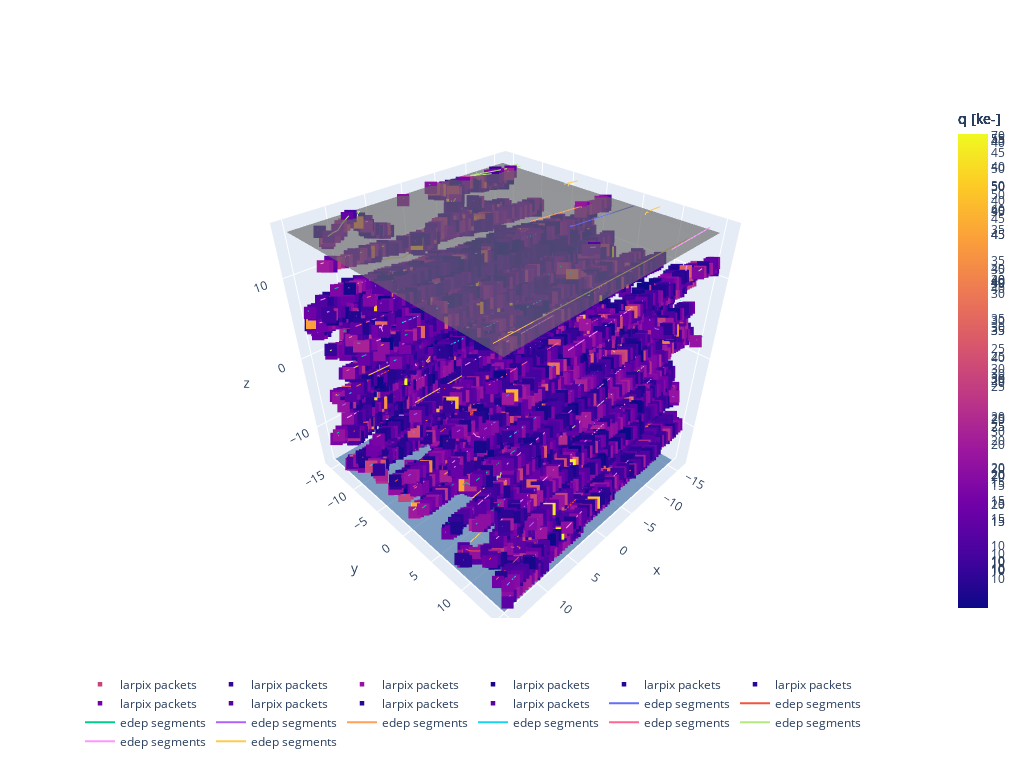

The code cell stored with this chart in its notebook:
### Code cell
fig = go.Figure()

fig.add_traces(draw_cathode_planes(
    geom_dict,
    tpc_centers,
    showscale=False,
    opacity=0.1,
    colorscale='gray',
))

fig.add_traces(draw_anode_planes(
    geom_dict,
    tpc_centers,
    showscale=False,
    opacity=0.1,
    colorscale='ice',
))

for xevent, yevent, zevent, dQevent in xyzdQevents:
    trace = go.Scatter3d(
        x=xevent, y=yevent, z=zevent,
        marker_color=dQevent,
        name='larpix packets',
        mode='markers',
        #visible='legendonly',
        marker_size=4.5,
        marker_symbol='square',
        marker_colorbar = dict(title="q [ke-]"),
        showlegend=True,
        opacity=1.
        )
    fig.add_traces(trace)

for seg_event in segevents:
    tracks = plot_tracks(seg_event, 
                     mode="lines",
                     name="edep segments",
                     #visible='legendonly'
                     )
    fig.add_traces(tracks)

fig.update_layout(
    width=1024, height=768,
    legend_orientation="h",
    scene = dict(
        zaxis = dict(range=[-16,16],),),
                     
)

fig.show()
#Make sure to click on the "Larpix packets" and "edep segments" icons on the plot so that they are visible!

### Figure 1 — Plotly figure (JSON) as saved in the notebook; plotly's stock layout.template omitted (floating-point values rounded to 4 significant figures; data arrays with more than 128 entries replaced by an {"elided": "..."} marker saying what was removed)
{"data": [{"colorscale": [[0, "rgb(0, 0, 0)"], [0.09091, "rgb(16, 16, 16)"], [0.1818, "rgb(38, 38, 38)"], [0.2727, "rgb(59, 59, 59)"], [0.3636, "rgb(81, 80, 80)"], [0.4545, "rgb(102, 101, 101)"], [0.5455, "rgb(124, 123, 122)"], [0.6364, "rgb(146, 146, 145)"], [0.7273, "rgb(171, 171, 170)"], [0.8182, "rgb(197, 197, 195)"], [0.9091, "rgb(224, 224, 223)"], [1, "rgb(254, 254, 253)"]], "opacity": 0.1, "showscale": false, "type": "surface", "x": [-15.3, 15.3], "y": [-15.3, 15.3], "z": [[15.13, 15.13], [15.13, 15.13]]}, {"colorscale": [[0, "rgb(0, 0, 0)"], [0.09091, "rgb(16, 16, 16)"], [0.1818, "rgb(38, 38, 38)"], [0.2727, "rgb(59, 59, 59)"], [0.3636, "rgb(81, 80, 80)"], [0.4545, "rgb(102, 101, 101)"], [0.5455, "rgb(124, 123, 122)"], [0.6364, "rgb(146, 146, 145)"], [0.7273, "rgb(171, 171, 170)"], [0.8182, "rgb(197, 197, 195)"], [0.9091, "rgb(224, 224, 223)"], [1, "rgb(254, 254, 253)"]], "opacity": 0.1, "showscale": false, "type": "surface", "x": [-15.3, 15.3], "y": [-15.3, 15.3], "z": [[15.13, 15.13], [15.13, 15.13]]}, {"colorscale": [[0, "rgb(0, 0, 0)"], [0.09091, "rgb(16, 16, 16)"], [0.1818, "rgb(38, 38, 38)"], [0.2727, "rgb(59, 59, 59)"], [0.3636, "rgb(81, 80, 80)"], [0.4545, "rgb(102, 101, 101)"], [0.5455, "rgb(124, 123, 122)"], [0.6364, "rgb(146, 146, 145)"], [0.7273, "rgb(171, 171, 170)"], [0.8182, "rgb(197, 197, 195)"], [0.9091, "rgb(224, 224, 223)"], [1, "rgb(254, 254, 253)"]], "opacity": 0.1, "showscale": false, "type": "surface", "x": [-15.3, 15.3], "y": [-15.3, 15.3], "z": [[15.13, 15.13], [15.13, 15.13]]}, {"colorscale": [[0, "rgb(0, 0, 0)"], [0.09091, "rgb(16, 16, 16)"], [0.1818, "rgb(38, 38, 38)"], [0.2727, "rgb(59, 59, 59)"], [0.3636, "rgb(81, 80, 80)"], [0.4545, "rgb(102, 101, 101)"], [0.5455, "rgb(124, 123, 122)"], [0.6364, "rgb(146, 146, 145)"], [0.7273, "rgb(171, 171, 170)"], [0.8182, "rgb(197, 197, 195)"], [0.9091, "rgb(224, 224, 223)"], [1, "rgb(254, 254, 253)"]], "opacity": 0.1, "showscale": false, "type": "surface", "x": [-15.3, 15.3], "y": [-15.3, 15.3], "z": [[15.13, 15.13], [15.13, 15.13]]}, {"colorscale": [[0, "rgb(0, 0, 0)"], [0.09091, "rgb(16, 16, 16)"], [0.1818, "rgb(38, 38, 38)"], [0.2727, "rgb(59, 59, 59)"], [0.3636, "rgb(81, 80, 80)"], [0.4545, "rgb(102, 101, 101)"], [0.5455, "rgb(124, 123, 122)"], [0.6364, "rgb(146, 146, 145)"], [0.7273, "rgb(171, 171, 170)"], [0.8182, "rgb(197, 197, 195)"], [0.9091, "rgb(224, 224, 223)"], [1, "rgb(254, 254, 253)"]], "opacity": 0.1, "showscale": false, "type": "surface", "x": [-15.3, 15.3], "y": [-15.3, 15.3], "z": [[15.13, 15.13], [15.13, 15.13]]}, {"colorscale": [[0, "rgb(0, 0, 0)"], [0.09091, "rgb(16, 16, 16)"], [0.1818, "rgb(38, 38, 38)"], [0.2727, "rgb(59, 59, 59)"], [0.3636, "rgb(81, 80, 80)"], [0.4545, "rgb(102, 101, 101)"], [0.5455, "rgb(124, 123, 122)"], [0.6364, "rgb(146, 146, 145)"], [0.7273, "rgb(171, 171, 170)"], [0.8182, "rgb(197, 197, 195)"], [0.9091, "rgb(224, 224, 223)"], [1, "rgb(254, 254, 253)"]], "opacity": 0.1, "showscale": false, "type": "surface", "x": [-15.3, 15.3], "y": [-15.3, 15.3], "z": [[15.13, 15.13], [15.13, 15.13]]}, {"colorscale": [[0, "rgb(0, 0, 0)"], [0.09091, "rgb(16, 16, 16)"], [0.1818, "rgb(38, 38, 38)"], [0.2727, "rgb(59, 59, 59)"], [0.3636, "rgb(81, 80, 80)"], [0.4545, "rgb(102, 101, 101)"], [0.5455, "rgb(124, 123, 122)"], [0.6364, "rgb(146, 146, 145)"], [0.7273, "rgb(171, 171, 170)"], [0.8182, "rgb(197, 197, 195)"], [0.9091, "rgb(224, 224, 223)"], [1, "rgb(254, 254, 253)"]], "opacity": 0.1, "showscale": false, "type": "surface", "x": [-15.3, 15.3], "y": [-15.3, 15.3], "z": [[15.13, 15.13], [15.13, 15.13]]}, {"colorscale": [[0, "rgb(0, 0, 0)"], [0.09091, "rgb(16, 16, 16)"], [0.1818, "rgb(38, 38, 38)"], [0.2727, "rgb(59, 59, 59)"], [0.3636, "rgb(81, 80, 80)"], [0.4545, "rgb(102, 101, 101)"], [0.5455, "rgb(124, 123, 122)"], [0.6364, "rgb(146, 146, 145)"], [0.7273, "rgb(171, 171, 170)"], [0.8182, "rgb(197, 197, 195)"], [0.9091, "rgb(224, 224, 223)"], [1, "rgb(254, 254, 253)"]], "opacity": 0.1, "showscale": false, "type": "surface", "x": [-15.3, 15.3], "y": [-15.3, 15.3], "z": [[15.13, 15.13], [15.13, 15.13]]}, {"colorscale": [[0, "rgb(0, 0, 0)"], [0.09091, "rgb(16, 16, 16)"], [0.1818, "rgb(38, 38, 38)"], [0.2727, "rgb(59, 59, 59)"], [0.3636, "rgb(81, 80, 80)"], [0.4545, "rgb(102, 101, 101)"], [0.5455, "rgb(124, 123, 122)"], [0.6364, "rgb(146, 146, 145)"], [0.7273, "rgb(171, 171, 170)"], [0.8182, "rgb(197, 197, 195)"], [0.9091, "rgb(224, 224, 223)"], [1, "rgb(254, 254, 253)"]], "opacity": 0.1, "showscale": false, "type": "surface", "x": [-15.3, 15.3], "y": [-15.3, 15.3], "z": [[15.13, 15.13], [15.13, 15.13]]}, {"colorscale": [[0, "rgb(0, 0, 0)"], [0.09091, "rgb(16, 16, 16)"], [0.1818, "rgb(38, 38, 38)"], [0.2727, "rgb(59, 59, 59)"], [0.3636, "rgb(81, 80, 80)"], [0.4545, "rgb(102, 101, 101)"], [0.5455, "rgb(124, 123, 122)"], [0.6364, "rgb(146, 146, 145)"], [0.7273, "rgb(171, 171, 170)"], [0.8182, "rgb(197, 197, 195)"], [0.9091, "rgb(224, 224, 223)"], [1, "rgb(254, 254, 253)"]], "opacity": 0.1, "showscale": false, "type": "surface", "x": [-15.3, 15.3], "y": [-15.3, 15.3], "z": [[15.13, 15.13], [15.13, 15.13]]}, {"colorscale": [[0, "rgb(3, 5, 18)"], [0.09091, "rgb(25, 25, 51)"], [0.1818, "rgb(44, 42, 87)"], [0.2727, "rgb(58, 60, 125)"], [0.3636, "rgb(62, 83, 160)"], [0.4545, "rgb(62, 109, 178)"], [0.5455, "rgb(72, 134, 187)"], [0.6364, "rgb(89, 159, 196)"], [0.7273, "rgb(114, 184, 205)"], [0.8182, "rgb(149, 207, 216)"], [0.9091, "rgb(192, 229, 232)"], [1, "rgb(234, 252, 253)"]], "opacity": 0.1, "showscale": false, "type": "surface", "x": [-15.3, 15.3], "y": [-15.3, 15.3], "z": [[-15.13, -15.13], [-15.13, -15.13]]}, {"colorscale": [[0, "rgb(3, 5, 18)"], [0.09091, "rgb(25, 25, 51)"], [0.1818, "rgb(44, 42, 87)"], [0.2727, "rgb(58, 60, 125)"], [0.3636, "rgb(62, 83, 160)"], [0.4545, "rgb(62, 109, 178)"], [0.5455, "rgb(72, 134, 187)"], [0.6364, "rgb(89, 159, 196)"], [0.7273, "rgb(114, 184, 205)"], [0.8182, "rgb(149, 207, 216)"], [0.9091, "rgb(192, 229, 232)"], [1, "rgb(234, 252, 253)"]], "opacity": 0.1, "showscale": false, "type": "surface", "x": [-15.3, 15.3], "y": [-15.3, 15.3], "z": [[-15.13, -15.13], [-15.13, -15.13]]}, {"colorscale": [[0, "rgb(3, 5, 18)"], [0.09091, "rgb(25, 25, 51)"], [0.1818, "rgb(44, 42, 87)"], [0.2727, "rgb(58, 60, 125)"], [0.3636, "rgb(62, 83, 160)"], [0.4545, "rgb(62, 109, 178)"], [0.5455, "rgb(72, 134, 187)"], [0.6364, "rgb(89, 159, 196)"], [0.7273, "rgb(114, 184, 205)"], [0.8182, "rgb(149, 207, 216)"], [0.9091, "rgb(192, 229, 232)"], [1, "rgb(234, 252, 253)"]], "opacity": 0.1, "showscale": false, "type": "surface", "x": [-15.3, 15.3], "y": [-15.3, 15.3], "z": [[-15.13, -15.13], [-15.13, -15.13]]}, {"colorscale": [[0, "rgb(3, 5, 18)"], [0.09091, "rgb(25, 25, 51)"], [0.1818, "rgb(44, 42, 87)"], [0.2727, "rgb(58, 60, 125)"], [0.3636, "rgb(62, 83, 160)"], [0.4545, "rgb(62, 109, 178)"], [0.5455, "rgb(72, 134, 187)"], [0.6364, "rgb(89, 159, 196)"], [0.7273, "rgb(114, 184, 205)"], [0.8182, "rgb(149, 207, 216)"], [0.9091, "rgb(192, 229, 232)"], [1, "rgb(234, 252, 253)"]], "opacity": 0.1, "showscale": false, "type": "surface", "x": [-15.3, 15.3], "y": [-15.3, 15.3], "z": [[-15.13, -15.13], [-15.13, -15.13]]}, {"colorscale": [[0, "rgb(3, 5, 18)"], [0.09091, "rgb(25, 25, 51)"], [0.1818, "rgb(44, 42, 87)"], [0.2727, "rgb(58, 60, 125)"], [0.3636, "rgb(62, 83, 160)"], [0.4545, "rgb(62, 109, 178)"], [0.5455, "rgb(72, 134, 187)"], [0.6364, "rgb(89, 159, 196)"], [0.7273, "rgb(114, 184, 205)"], [0.8182, "rgb(149, 207, 216)"], [0.9091, "rgb(192, 229, 232)"], [1, "rgb(234, 252, 253)"]], "opacity": 0.1, "showscale": false, "type": "surface", "x": [-15.3, 15.3], "y": [-15.3, 15.3], "z": [[-15.13, -15.13], [-15.13, -15.13]]}, {"colorscale": [[0, "rgb(3, 5, 18)"], [0.09091, "rgb(25, 25, 51)"], [0.1818, "rgb(44, 42, 87)"], [0.2727, "rgb(58, 60, 125)"], [0.3636, "rgb(62, 83, 160)"], [0.4545, "rgb(62, 109, 178)"], [0.5455, "rgb(72, 134, 187)"], [0.6364, "rgb(89, 159, 196)"], [0.7273, "rgb(114, 184, 205)"], [0.8182, "rgb(149, 207, 216)"], [0.9091, "rgb(192, 229, 232)"], [1, "rgb(234, 252, 253)"]], "opacity": 0.1, "showscale": false, "type": "surface", "x": [-15.3, 15.3], "y": [-15.3, 15.3], "z": [[-15.13, -15.13], [-15.13, -15.13]]}, {"colorscale": [[0, "rgb(3, 5, 18)"], [0.09091, "rgb(25, 25, 51)"], [0.1818, "rgb(44, 42, 87)"], [0.2727, "rgb(58, 60, 125)"], [0.3636, "rgb(62, 83, 160)"], [0.4545, "rgb(62, 109, 178)"], [0.5455, "rgb(72, 134, 187)"], [0.6364, "rgb(89, 159, 196)"], [0.7273, "rgb(114, 184, 205)"], [0.8182, "rgb(149, 207, 216)"], [0.9091, "rgb(192, 229, 232)"], [1, "rgb(234, 252, 253)"]], "opacity": 0.1, "showscale": false, "type": "surface", "x": [-15.3, 15.3], "y": [-15.3, 15.3], "z": [[-15.13, -15.13], [-15.13, -15.13]]}, {"colorscale": [[0, "rgb(3, 5, 18)"], [0.09091, "rgb(25, 25, 51)"], [0.1818, "rgb(44, 42, 87)"], [0.2727, "rgb(58, 60, 125)"], [0.3636, "rgb(62, 83, 160)"], [0.4545, "rgb(62, 109, 178)"], [0.5455, "rgb(72, 134, 187)"], [0.6364, "rgb(89, 159, 196)"], [0.7273, "rgb(114, 184, 205)"], [0.8182, "rgb(149, 207, 216)"], [0.9091, "rgb(192, 229, 232)"], [1, "rgb(234, 252, 253)"]], "opacity": 0.1, "showscale": false, "type": "surface", "x": [-15.3, 15.3], "y": [-15.3, 15.3], "z": [[-15.13, -15.13], [-15.13, -15.13]]}, {"colorscale": [[0, "rgb(3, 5, 18)"], [0.09091, "rgb(25, 25, 51)"], [0.1818, "rgb(44, 42, 87)"], [0.2727, "rgb(58, 60, 125)"], [0.3636, "rgb(62, 83, 160)"], [0.4545, "rgb(62, 109, 178)"], [0.5455, "rgb(72, 134, 187)"], [0.6364, "rgb(89, 159, 196)"], [0.7273, "rgb(114, 184, 205)"], [0.8182, "rgb(149, 207, 216)"], [0.9091, "rgb(192, 229, 232)"], [1, "rgb(234, 252, 253)"]], "opacity": 0.1, "showscale": false, "type": "surface", "x": [-15.3, 15.3], "y": [-15.3, 15.3], "z": [[-15.13, -15.13], [-15.13, -15.13]]}, {"colorscale": [[0, "rgb(3, 5, 18)"], [0.09091, "rgb(25, 25, 51)"], [0.1818, "rgb(44, 42, 87)"], [0.2727, "rgb(58, 60, 125)"], [0.3636, "rgb(62, 83, 160)"], [0.4545, "rgb(62, 109, 178)"], [0.5455, "rgb(72, 134, 187)"], [0.6364, "rgb(89, 159, 196)"], [0.7273, "rgb(114, 184, 205)"], [0.8182, "rgb(149, 207, 216)"], [0.9091, "rgb(192, 229, 232)"], [1, "rgb(234, 252, 253)"]], "opacity": 0.1, "showscale": false, "type": "surface", "x": [-15.3, 15.3], "y": [-15.3, 15.3], "z": [[-15.13, -15.13], [-15.13, -15.13]]}, {"marker": {"color": {"elided": "350 float values"}, "colorbar": {"title": {"text": "q [ke-]"}}, "size": 4.5, "symbol": "square"}, "mode": "markers", "name": "larpix packets", "opacity": 1, "showlegend": true, "type": "scatter3d", "x": {"elided": "350 float values"}, "y": {"elided": "350 float values"}, "z": {"elided": "350 float values"}}, {"marker": {"color": {"elided": "1838 float values"}, "colorbar": {"title": {"text": "q [ke-]"}}, "size": 4.5, "symbol": "square"}, "mode": "markers", "name": "larpix packets", "opacity": 1, "showlegend": true, "type": "scatter3d", "x": {"elided": "1838 float values"}, "y": {"elided": "1838 float values"}, "z": {"elided": "1838 float values"}}, {"marker": {"color": {"elided": "1630 float values"}, "colorbar": {"title": {"text": "q [ke-]"}}, "size": 4.5, "symbol": "square"}, "mode": "markers", "name": "larpix packets", "opacity": 1, "showlegend": true, "type": "scatter3d", "x": {"elided": "1630 float values"}, "y": {"elided": "1630 float values"}, "z": {"elided": "1630 float values"}}, {"marker": {"color": {"elided": "1897 float values"}, "colorbar": {"title": {"text": "q [ke-]"}}, "size": 4.5, "symbol": "square"}, "mode": "markers", "name": "larpix packets", "opacity": 1, "showlegend": true, "type": "scatter3d", "x": {"elided": "1897 float values"}, "y": {"elided": "1897 float values"}, "z": {"elided": "1897 float values"}}, {"marker": {"color": {"elided": "1035 float values"}, "colorbar": {"title": {"text": "q [ke-]"}}, "size": 4.5, "symbol": "square"}, "mode": "markers", "name": "larpix packets", "opacity": 1, "showlegend": true, "type": "scatter3d", "x": {"elided": "1035 float values"}, "y": {"elided": "1035 float values"}, "z": {"elided": "1035 float values"}}, {"marker": {"color": {"elided": "1434 float values"}, "colorbar": {"title": {"text": "q [ke-]"}}, "size": 4.5, "symbol": "square"}, "mode": "markers", "name": "larpix packets", "opacity": 1, "showlegend": true, "type": "scatter3d", "x": {"elided": "1434 float values"}, "y": {"elided": "1434 float values"}, "z": {"elided": "1434 float values"}}, {"marker": {"color": {"elided": "916 float values"}, "colorbar": {"title": {"text": "q [ke-]"}}, "size": 4.5, "symbol": "square"}, "mode": "markers", "name": "larpix packets", "opacity": 1, "showlegend": true, "type": "scatter3d", "x": {"elided": "916 float values"}, "y": {"elided": "916 float values"}, "z": {"elided": "916 float values"}}, {"marker": {"color": {"elided": "947 float values"}, "colorbar": {"title": {"text": "q [ke-]"}}, "size": 4.5, "symbol": "square"}, "mode": "markers", "name": "larpix packets", "opacity": 1, "showlegend": true, "type": "scatter3d", "x": {"elided": "947 float values"}, "y": {"elided": "947 float values"}, "z": {"elided": "947 float values"}}, {"marker": {"color": {"elided": "2895 float values"}, "colorbar": {"title": {"text": "q [ke-]"}}, "size": 4.5, "symbol": "square"}, "mode": "markers", "name": "larpix packets", "opacity": 1, "showlegend": true, "type": "scatter3d", "x": {"elided": "2895 float values"}, "y": {"elided": "2895 float values"}, "z": {"elided": "2895 float values"}}, {"marker": {"color": {"elided": "850 float values"}, "colorbar": {"title": {"text": "q [ke-]"}}, "size": 4.5, "symbol": "square"}, "mode": "markers", "name": "larpix packets", "opacity": 1, "showlegend": true, "type": "scatter3d", "x": {"elided": "850 float values"}, "y": {"elided": "850 float values"}, "z": {"elided": "850 float values"}}, {"mode": "lines", "name": "edep segments", "type": "scatter3d", "x": {"elided": "357 float values"}, "y": {"elided": "357 float values"}, "z": {"elided": "357 float values"}}, {"mode": "lines", "name": "edep segments", "type": "scatter3d", "x": {"elided": "2781 float values"}, "y": {"elided": "2781 float values"}, "z": {"elided": "2781 float values"}}, {"mode": "lines", "name": "edep segments", "type": "scatter3d", "x": {"elided": "1770 float values"}, "y": {"elided": "1770 float values"}, "z": {"elided": "1770 float values"}}, {"mode": "lines", "name": "edep segments", "type": "scatter3d", "x": {"elided": "2676 float values"}, "y": {"elided": "2676 float values"}, "z": {"elided": "2676 float values"}}, {"mode": "lines", "name": "edep segments", "type": "scatter3d", "x": {"elided": "918 float values"}, "y": {"elided": "918 float values"}, "z": {"elided": "918 float values"}}, {"mode": "lines", "name": "edep segments", "type": "scatter3d", "x": {"elided": "1017 float values"}, "y": {"elided": "1017 float values"}, "z": {"elided": "1017 float values"}}, {"mode": "lines", "name": "edep segments", "type": "scatter3d", "x": {"elided": "783 float values"}, "y": {"elided": "783 float values"}, "z": {"elided": "783 float values"}}, {"mode": "lines", "name": "edep segments", "type": "scatter3d", "x": {"elided": "1269 float values"}, "y": {"elided": "1269 float values"}, "z": {"elided": "1269 float values"}}, {"mode": "lines", "name": "edep segments", "type": "scatter3d", "x": {"elided": "3381 float values"}, "y": {"elided": "3381 float values"}, "z": {"elided": "3381 float values"}}, {"mode": "lines", "name": "edep segments", "type": "scatter3d", "x": {"elided": "849 float values"}, "y": {"elided": "849 float values"}, "z": {"elided": "849 float values"}}], "layout": {"height": 768, "legend": {"orientation": "h"}, "scene": {"zaxis": {"range": [-16, 16]}}, "width": 1024}}
